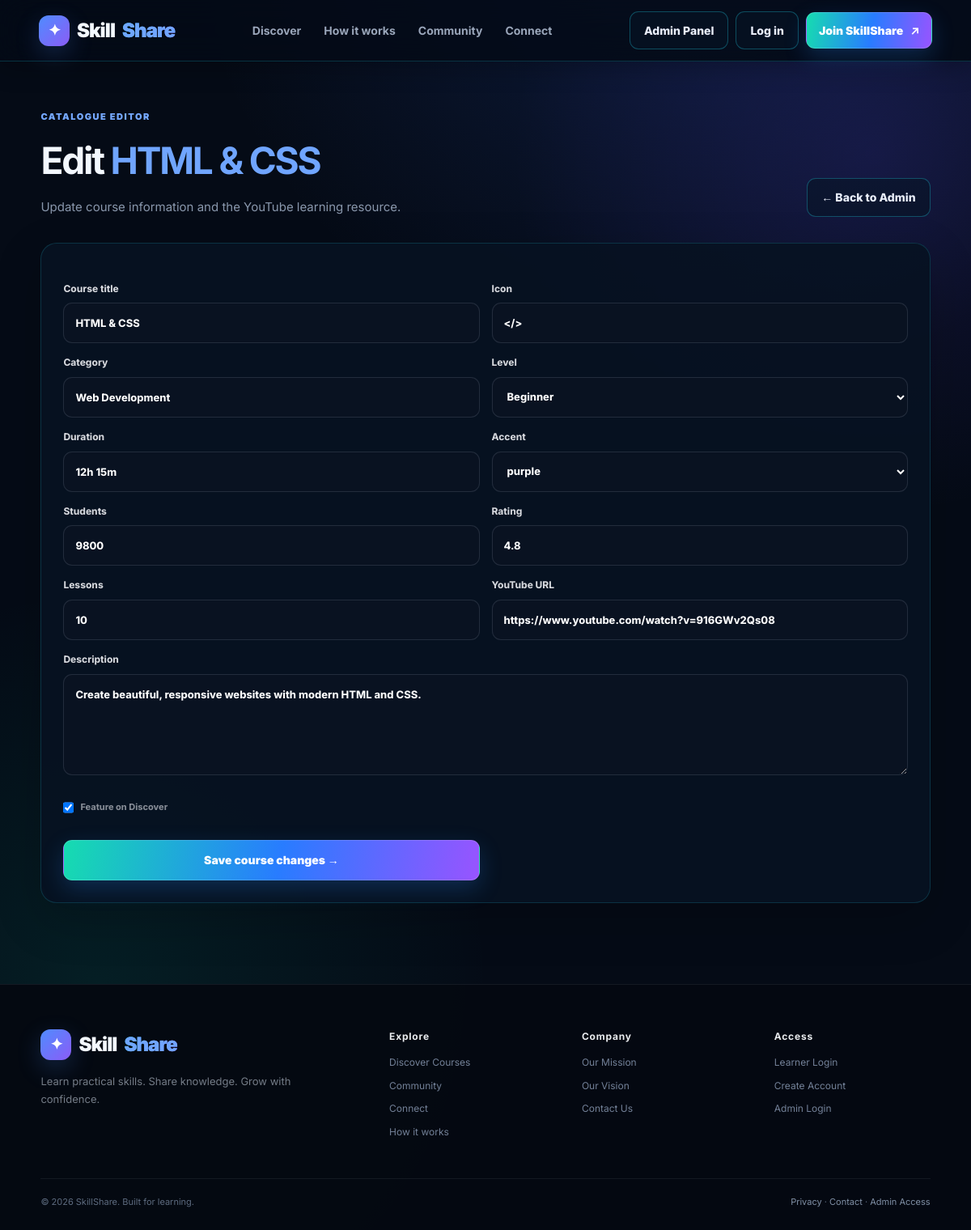
The app's page /admin/course/2/edit (signed in) with its own data.
### tables this page shows
CREATE TABLE courses(
            id INTEGER PRIMARY KEY AUTOINCREMENT,
            title TEXT NOT NULL,
            description TEXT NOT NULL,
            icon TEXT NOT NULL
        , category TEXT DEFAULT 'Technology', level TEXT DEFAULT 'Beginner', duration TEXT DEFAULT '8h 30m', rating REAL DEFAULT 4.8, students INTEGER DEFAULT 1200, video_url TEXT DEFAULT '', accent TEXT DEFAULT 'blue', lessons INTEGER DEFAULT 12, featured INTEGER DEFAULT 0);

### app.py (the view, shortened to what this page needs)
@app.route("/admin/course/<int:course_id>/edit",methods=["GET","POST"])
def admin_edit_course(course_id):
    if not admin_logged_in(): return redirect(url_for("admin_login"))
    conn=get_db(); course=conn.execute("SELECT * FROM courses WHERE id=?",(course_id,)).fetchone()
    if not course: conn.close(); return redirect(url_for("admin"))
    conn.close(); return render_template("admin_edit_course.html",course=course)

### app.py (called while the page is built)
def get_db():
    conn = sqlite3.connect(DB_PATH)
    conn.row_factory = sqlite3.Row
    conn.execute("PRAGMA foreign_keys = ON")
    return conn

def user_logged_in():
    return "user_id" in session

def admin_logged_in():
    return bool(session.get("is_admin"))

@app.context_processor
def global_data():
    return {
        "logged_in": user_logged_in(), "current_user": session.get("fullname", "Learner"),
        "current_phone": session.get("phone", ""), "admin_logged_in": admin_logged_in(),
        "admin_name": session.get("admin_name", "Administrator"),
    }

### templates/admin_edit_course.html
{% extends 'base.html' %}{% block title %}Edit Course | SkillShare{% endblock %}{% block content %}<main class="admin-page narrow-admin"><div class="admin-top"><div><span class="eyebrow">CATALOGUE EDITOR</span><h1>Edit <em>{{ course['title'] }}</em></h1><p>Update course information and the YouTube learning resource.</p></div><a class="outline-btn" href="/admin">← Back to Admin</a></div><section class="admin-panel"><form method="POST" class="admin-form"><label>Course title<input name="title" value="{{ course['title'] }}" required></label><label>Icon<input name="icon" value="{{ course['icon'] }}" maxlength="6"></label><label>Category<input name="category" value="{{ course['category'] }}" required></label><label>Level<select name="level"><option {% if course['level']=='Beginner' %}selected{% endif %}>Beginner</option><option {% if course['level']=='Intermediate' %}selected{% endif %}>Intermediate</option><option {% if course['level']=='Advanced' %}selected{% endif %}>Advanced</option></select></label><label>Duration<input name="duration" value="{{ course['duration'] }}" required></label><label>Accent<select name="accent">{% for a in ['blue','purple','teal','pink','orange','gold'] %}<option {% if course['accent']==a %}selected{% endif %}>{{ a }}</option>{% endfor %}</select></label><label>Students<input name="students" type="number" value="{{ course['students'] }}"></label><label>Rating<input name="rating" type="number" step="0.1" max="5" value="{{ course['rating'] }}"></label><label>Lessons<input name="lessons" type="number" value="{{ course['lessons'] }}"></label><label>YouTube URL<input name="video_url" value="{{ course['video_url'] }}" required></label><label class="wide-field">Description<textarea name="description" required>{{ course['description'] }}</textarea></label><label class="check"><input type="checkbox" name="featured" {% if course['featured'] %}checked{% endif %}> Feature on Discover</label><button class="gold-btn" type="submit">Save course changes →</button></form></section></main>{% endblock %}

### static/css/app.css (style rules this page uses)
:root { --bg:#080a0e;--surface:#101319;--surface2:#151922;--surface3:#0c0f14;--line:#282e38;--line2:#353b46;--text:#f7f8fa;--muted:#9298a3;--muted2:#6e7480;--gold:#f3c51b;--gold2:#ffd95a;--green:#69d6a0;--red:#ff6b7d;--shadow:0 30px 90px rgba(0,0,0,.42);--radius:18px }
* { box-sizing:border-box;margin:0;padding:0 }
html { scroll-behavior:smooth }
body { font-family:Inter,Arial,sans-serif;background:radial-gradient(circle at 75% 5%,rgba(243,197,27,.08),transparent 27%),radial-gradient(circle at 10% 85%,rgba(42,103,180,.07),transparent 25%),var(--bg);color:var(--text);min-height:100vh;font-size:14px }
body:before { content:"";position:fixed;inset:0;pointer-events:none;background-image:linear-gradient(rgba(255,255,255,.015) 1px,transparent 1px),linear-gradient(90deg,rgba(255,255,255,.015) 1px,transparent 1px);background-size:48px 48px;mask-image:linear-gradient(to bottom,#000,transparent 90%);z-index:-1 }
a { text-decoration:none;color:inherit }
button,input,textarea,select { font:inherit }
.ghost-btn,.outline-btn { border:1px solid var(--line2);background:rgba(16,19,25,.75);color:#e0e2e6;padding:12px 17px;border-radius:11px;font-size:13px;font-weight:800;display:inline-flex;justify-content:center;align-items:center;gap:7px;transition:.2s }
.gold-btn { border:0;background:linear-gradient(135deg,#ffe45c,#d9a900);color:#111;padding:13px 19px;border-radius:11px;font-size:13px;font-weight:900;display:inline-flex;align-items:center;justify-content:center;gap:9px;cursor:pointer;box-shadow:0 12px 32px rgba(243,197,27,.12);transition:.2s }
.eyebrow { font-size:11px;letter-spacing:2px;font-weight:900;color:#e8bf20 }
.hero-copy h1 em,.section-title em,.workspace h1 em,.course-hero h1 em,.admin-top h1 em,.panel-heading h2 em,.simple-page h1 em { font-style:normal;color:var(--gold) }
.form label,.admin-form label { display:grid;gap:8px;color:#d6d8dd;font-size:13px;font-weight:750 }
.form input,.admin-form input,.admin-form textarea,.admin-form select { width:100%;background:#0b0e13;border:1px solid #343a45;border-radius:11px;padding:14px;color:#fff;outline:0;font-size:14px }
.workspace-top,.admin-top { display:flex;align-items:end;justify-content:space-between;gap:25px;margin-bottom:32px }
.workspace h1,.admin-top h1 { font-size:44px;letter-spacing:-1.8px;margin-top:9px }
.workspace-top p,.admin-top p { color:#858b95;font-size:14px;margin-top:9px;line-height:1.6 }
.admin-page { max-width:1360px;margin:auto;padding:52px 32px 80px }
.admin-panel { border:1px solid #2e343d;background:#11151b;border-radius:18px;padding:23px }
.admin-form { display:grid;grid-template-columns:1fr 1fr;gap:13px;margin-top:20px }
.admin-form textarea { min-height:105px;resize:vertical }
.wide-field { grid-column:1/-1 }
.admin-form .check { grid-column:1/-1;display:flex;align-items:center;gap:8px;color:#858b95;font-size:11px }
.admin-form .check input { width:auto }
.narrow-admin { max-width:950px }
:root { --gold:#f2c51b;--gold-soft:#ffe17a;--purple:#9b73ff;--panel:#11151d;--panel2:#151a22;--line:#2a303a;--text:#f5f6f8;--muted:#969da8 }
body { font-family:Inter,Manrope,sans-serif;font-size:15px;line-height:1.55;background:#08090d;color:var(--text) }
a { transition:.2s ease }
.gold-btn,.outline-btn,.ghost-btn { font-size:14px;min-height:46px }
.workspace h1,.admin-top h1 { font-size:46px;letter-spacing:-1.8px }
.workspace-top p,.admin-top p { font-size:15px;max-width:760px }
.eyebrow { font-size:11px;letter-spacing:1.5px }
.admin-page { max-width:1500px;padding:55px 4.2vw 100px }
.admin-panel { padding:27px;border-radius:21px }
.admin-form { gap:15px }
.admin-form label { font-size:12px }
.admin-form input,.admin-form select,.admin-form textarea { min-height:50px;font-size:13px }
.admin-form textarea { min-height:125px }

### static/css/premium2.css (style rules this page uses)
:root { --p2-cyan:#27e8ff;--p2-violet:#9a63ff;--p2-green:#39f2b0;--p2-blue:#4f8dff;--p2-panel:rgba(8,22,42,.88);--p2-border:rgba(60,156,255,.22) }

### static/css/assessment.css (style rules this page uses)
:root { --as-blue:#39b9ff;--as-violet:#8b5cf6;--as-bg:#070b14;--as-panel:#0d1422;--as-text:#edf6ff;--as-muted:#8fa7bf;--as-border:rgba(110,180,255,.18) }

### records on screen
courses: title "HTML & CSS", icon "</>", category "Web Development", level "Beginner", duration "12h 15m", accent "purple", students "9800", rating "4.8", lessons "10", video_url "https://www.youtube.com/watch?v=916GWv2Qs08", description "Create beautiful, responsive websites with modern HTML and CSS.", featured "☑"
